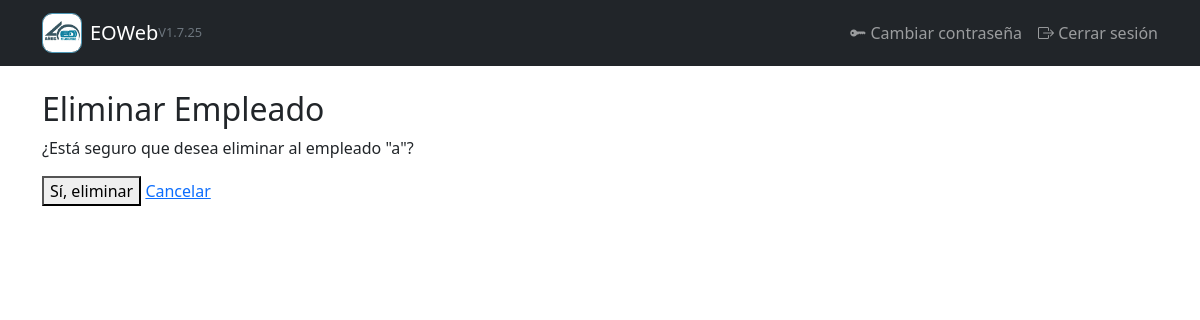
Before: /empleados/eliminar/5/ (signed in) with the older database file.
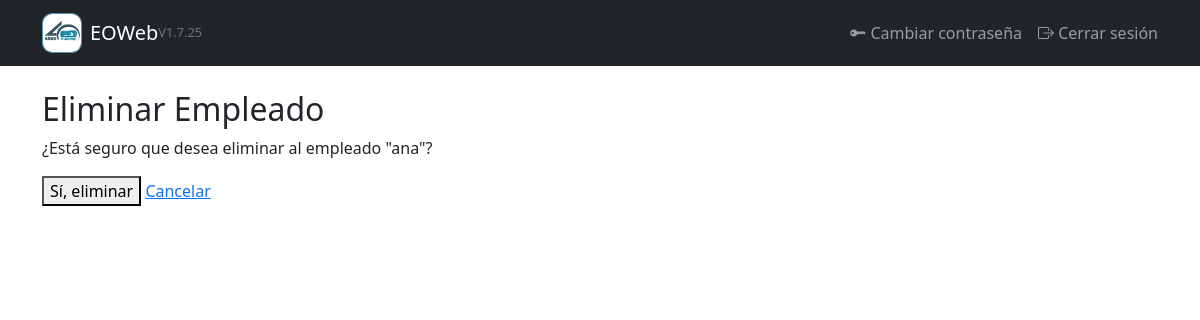
After: the same page with the newer database file.
### gestion/models.py (models this page shows, shortened)
class Empleado(models.Model):
    id_personal = models.CharField(max_length=20, unique=True, null=True, blank=True)
    usuario = models.OneToOneField(User, on_delete=models.CASCADE, null=True, blank=True)
    nombre = models.CharField(max_length=100)
    email = models.EmailField(unique=True)
    telefono = models.CharField(max_length=20, blank=True)
    puesto_antiguo = models.CharField(max_length=100, null=True, blank=True)  # renombrado
    puesto = models.ForeignKey(Puesto, on_delete=models.SET_NULL, null=True, blank=True)
    domicilio = models.CharField(max_length=255, blank=True, null=True)
    codigo_postal = models.CharField(max_length=10, blank=True, null=True)
    rfc = models.CharField(max_length=13, blank=True, null=True)
    fecha_nacimiento = models.DateField(null=True, blank=True)
    tipo_sangre = models.CharField(max_length=5, blank=True, null=True)

### gestion/views.py (the view)
# urls.py: path('empleados/eliminar/<int:empleado_id>/',views.eliminar_empleado, name='eliminar_empleado'),
@login_required
def eliminar_empleado(request, empleado_id):
    empleado = get_object_or_404(Empleado, id=empleado_id)
    if not request.user.is_superuser and not request.user.groups.filter(name='Administrador').exists():
        return redirect('lista_empleados')
    if request.user.groups.filter(name='Administrador').exists():
        if empleado.usuario.groups.filter(name='Administrador').exists():
            return redirect('lista_empleados')
    if request.method == "POST":
        empleado.usuario.delete()
        empleado.delete()
        return redirect('lista_empleados')
    return render(request, 'gestion/eliminar_empleado.html', {'empleado': empleado})

### gestion/templates/gestion/eliminar_empleado.html (shortened to what this page needs)
{% extends "gestion/base.html" %}
{% load static %}
{% block content %}
<h2>Eliminar Empleado</h2>
<p>¿Está seguro que desea eliminar al empleado "{{ empleado.nombre }}"?</p>
<form method="post">
    <button type="submit">Sí, eliminar</button>
    <a href="{% url 'lista_empleados' %}">Cancelar</a>
</form>
{% endblock %}

Changed rows visible on the page:
changed Empleado: nombre "a" → "ana"
